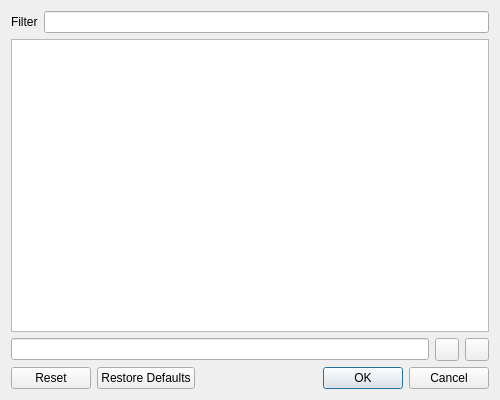
<?xml version="1.0" encoding="UTF-8"?>
<ui version="4.0">
 <class>pActionsNodeShortcutEditor</class>
 <widget class="QDialog" name="pActionsNodeShortcutEditor">
  <property name="geometry">
   <rect>
    <x>0</x>
    <y>0</y>
    <width>500</width>
    <height>400</height>
   </rect>
  </property>
  <property name="windowTitle">
   <string>Shortcut Editor</string>
  </property>
  <layout class="QVBoxLayout" name="verticalLayout">
   <item>
    <layout class="QHBoxLayout" name="horizontalLayout_2">
     <item>
      <widget class="QLabel" name="lFilter">
       <property name="text">
        <string>Filter</string>
       </property>
      </widget>
     </item>
     <item>
      <widget class="pLineEdit" name="leFilter"/>
     </item>
    </layout>
   </item>
   <item>
    <widget class="QTreeView" name="tvActions">
     <property name="editTriggers">
      <set>QAbstractItemView::NoEditTriggers</set>
     </property>
     <property name="alternatingRowColors">
      <bool>true</bool>
     </property>
     <property name="verticalScrollMode">
      <enum>QAbstractItemView::ScrollPerPixel</enum>
     </property>
     <property name="uniformRowHeights">
      <bool>true</bool>
     </property>
     <property name="allColumnsShowFocus">
      <bool>true</bool>
     </property>
     <attribute name="headerStretchLastSection">
      <bool>false</bool>
     </attribute>
    </widget>
   </item>
   <item>
    <layout class="QHBoxLayout" name="horizontalLayout">
     <item>
      <widget class="pKeySequenceEdit" name="kseShortcut"/>
     </item>
     <item>
      <widget class="QToolButton" name="tbSet">
       <property name="toolTip">
        <string>Validate the shortcut</string>
       </property>
       <property name="icon">
        <iconset resource="../../../resources/fresh.qrc">
         <normaloff>:/fresh/icons/apply.png</normaloff>:/fresh/icons/apply.png</iconset>
       </property>
      </widget>
     </item>
     <item>
      <widget class="QToolButton" name="tbClear">
       <property name="toolTip">
        <string>Clear the shortcut</string>
       </property>
       <property name="icon">
        <iconset resource="../../../resources/fresh.qrc">
         <normaloff>:/fresh/icons/editclear.png</normaloff>:/fresh/icons/editclear.png</iconset>
       </property>
      </widget>
     </item>
    </layout>
   </item>
   <item>
    <widget class="QDialogButtonBox" name="dbbButtons">
     <property name="standardButtons">
      <set>QDialogButtonBox::Cancel|QDialogButtonBox::Ok|QDialogButtonBox::Reset|QDialogButtonBox::RestoreDefaults</set>
     </property>
    </widget>
   </item>
  </layout>
 </widget>
 <customwidgets>
  <customwidget>
   <class>pKeySequenceEdit</class>
   <extends>QLineEdit</extends>
   <header>gui/pKeySequenceEdit.h</header>
  </customwidget>
  <customwidget>
   <class>pLineEdit</class>
   <extends>QLineEdit</extends>
   <header>gui/pLineEdit.h</header>
  </customwidget>
 </customwidgets>
 <resources>
  <include location="../../../resources/fresh.qrc"/>
 </resources>
 <connections/>
</ui>
